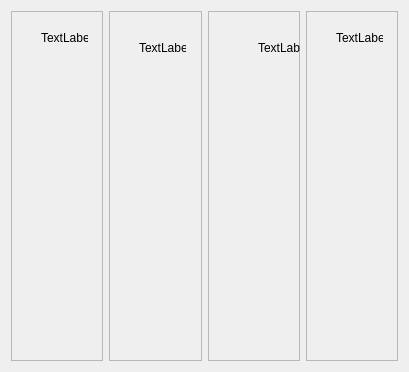
                       <widget class="QWidget" name="scrollAreaWidgetContents">
                        <property name="geometry">
                         <rect>
                          <x>0</x>
                          <y>0</y>
                          <width>409</width>
                          <height>372</height>
                         </rect>
                        </property>
                        <layout class="QHBoxLayout" name="horizontalLayout_4">
                         <item>
                          <widget class="QFrame" name="frame_3">
                           <property name="frameShape">
                            <enum>QFrame::StyledPanel</enum>
                           </property>
                           <property name="frameShadow">
                            <enum>QFrame::Raised</enum>
                           </property>
                           <widget class="QLabel" name="label_69">
                            <property name="geometry">
                             <rect>
                              <x>30</x>
                              <y>20</y>
                              <width>47</width>
                              <height>13</height>
                             </rect>
                            </property>
                            <property name="text">
                             <string>TextLabel</string>
                            </property>
                           </widget>
                          </widget>
                         </item>
                         <item>
                          <widget class="QFrame" name="frame_9">
                           <property name="frameShape">
                            <enum>QFrame::StyledPanel</enum>
                           </property>
                           <property name="frameShadow">
                            <enum>QFrame::Raised</enum>
                           </property>
                           <widget class="QLabel" name="label_72">
                            <property name="geometry">
                             <rect>
                              <x>30</x>
                              <y>30</y>
                              <width>47</width>
                              <height>13</height>
                             </rect>
                            </property>
                            <property name="text">
                             <string>TextLabel</string>
                            </property>
                           </widget>
                          </widget>
                         </item>
                         <item>
                          <widget class="QFrame" name="frame_10">
                           <property name="frameShape">
                            <enum>QFrame::StyledPanel</enum>
                           </property>
                           <property name="frameShadow">
                            <enum>QFrame::Raised</enum>
                           </property>
                           <widget class="QLabel" name="label_73">
                            <property name="geometry">
                             <rect>
                              <x>50</x>
                              <y>30</y>
                              <width>47</width>
                              <height>13</height>
                             </rect>
                            </property>
                            <property name="text">
                             <string>TextLabel</string>
                            </property>
                           </widget>
                          </widget>
                         </item>
                         <item>
                          <widget class="QFrame" name="frame_11">
                           <property name="frameShape">
                            <enum>QFrame::StyledPanel</enum>
                           </property>
                           <property name="frameShadow">
                            <enum>QFrame::Raised</enum>
                           </property>
                           <widget class="QLabel" name="label_76">
                            <property name="geometry">
                             <rect>
                              <x>30</x>
                              <y>20</y>
                              <width>47</width>
                              <height>13</height>
                             </rect>
                            </property>
                            <property name="text">
                             <string>TextLabel</string>
                            </property>
                           </widget>
                          </widget>
                         </item>
                        </layout>
                       </widget>
